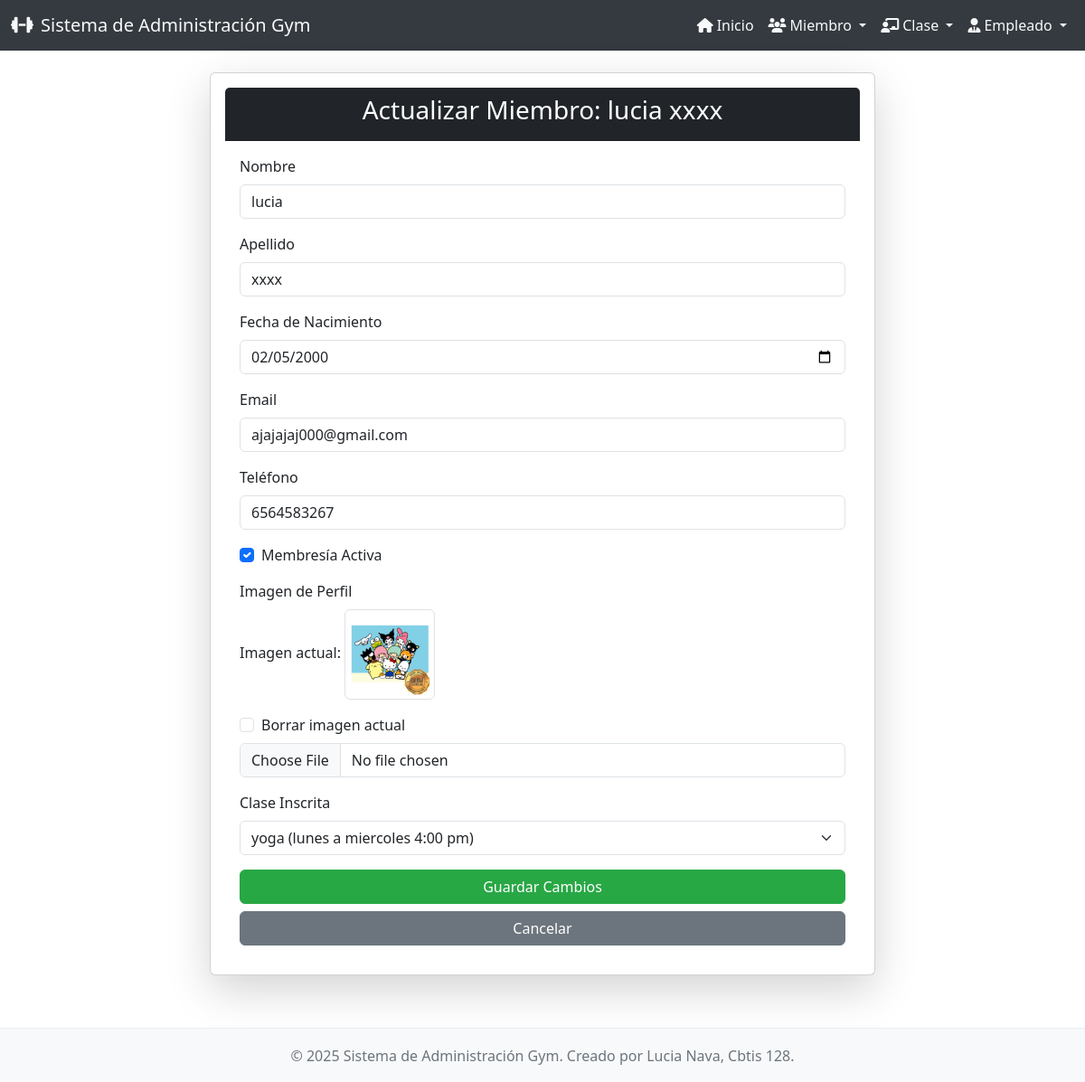
The app's page /miembros/actualizar/1/ with its own data.
### app_gym/models.py (models this page shows, shortened)
class Miembro(models.Model):
    nombre = models.CharField(max_length=100)
    apellido = models.CharField(max_length=100)
    fecha_nacimiento = models.DateField()
    email = models.EmailField(unique=True)
    telefono = models.CharField(max_length=15, blank=True, null=True)
    fecha_inscripcion = models.DateField(auto_now_add=True)
    membresia_activa = models.BooleanField(default=True)
    imagen = models.ImageField(upload_to='miembros_imagenes/', blank=True, null=True)
    clase_inscrita = models.ForeignKey(
        Clase,
        on_delete=models.SET_NULL,
        related_name='miembros', # Desde una clase, puedes obtener todos sus miembros con clase_instancia.miembros.all()
        blank=True,
        null=True
    )

class Clase(models.Model):
    nombre_clase = models.CharField(max_length=100)
    descripcion = models.TextField(blank=True, null=True)
    horario = models.CharField(max_length=50) # Ejemplo: "Lunes 10:00-11:00"
    duracion_minutos = models.IntegerField()
    cupo_maximo = models.IntegerField()
    nivel_dificultad = models.CharField(
        max_length=20,
        choices=[
            ('Principiante', 'Principiante'),
            ('Intermedio', 'Intermedio'),
            ('Avanzado', 'Avanzado'),
        ],
        default='Principiante'
    )

### app_gym/views.py (the view, shortened to what this page needs)
# urls.py: path('miembros/actualizar/<int:pk>/', views.actualizar_miembro, name='actualizar_miembro'),
def actualizar_miembro(request, pk):
    miembro = get_object_or_404(Miembro, pk=pk)
    clases_disponibles = Clase.objects.all().order_by('nombre_clase') # Para el select
    context = {
        'miembro': miembro,
        'clases_disponibles': clases_disponibles
    }
    return render(request, 'miembros/actualizar_miembros.html', context)

### app_gym/templates/miembros/actualizar_miembros.html (shortened to what this page needs)
{% extends 'app_gym/base.html' %}
{% load static %}
{% block content %}
<div class="row justify-content-center">
    <div class="col-md-8">
        <div class="card shadow-lg p-3 mb-5 bg-body rounded">
            <div class="card-header bg-dark text-white text-center">
                <h3>Actualizar Miembro: {{ miembro.nombre }} {{ miembro.apellido }}</h3>
            </div>
            <div class="card-body">
                <form method="post" enctype="multipart/form-data">
                    <div class="mb-3">
                        <label for="nombre" class="form-label">Nombre</label>
                        <input type="text" class="form-control" id="nombre" name="nombre" value="{{ miembro.nombre }}" required>
                    </div>
                    <div class="mb-3">
                        <label for="apellido" class="form-label">Apellido</label>
                        <input type="text" class="form-control" id="apellido" name="apellido" value="{{ miembro.apellido }}" required>
                    </div>
                    <div class="mb-3">
                        <label for="fecha_nacimiento" class="form-label">Fecha de Nacimiento</label>
                        <input type="date" class="form-control" id="fecha_nacimiento" name="fecha_nacimiento" value="{{ miembro.fecha_nacimiento|date:'Y-m-d' }}" required>
                    </div>
                    <div class="mb-3">
                        <label for="email" class="form-label">Email</label>
                        <input type="email" class="form-control" id="email" name="email" value="{{ miembro.email }}" required>
                    </div>
                    <div class="mb-3">
                        <label for="telefono" class="form-label">Teléfono</label>
                        <input type="tel" class="form-control" id="telefono" name="telefono" value="{{ miembro.telefono|default_if_none:'' }}">
                    </div>
                    <div class="mb-3 form-check">
                        <input type="checkbox" class="form-check-input" id="membresia_activa" name="membresia_activa" {% if miembro.membresia_activa %}checked{% endif %}>
                        <label class="form-check-label" for="membresia_activa">Membresía Activa</label>
                    </div>
                    <div class="mb-3">
                        <label for="imagen" class="form-label">Imagen de Perfil</label>
                        {% if miembro.imagen %}
                            <p>Imagen actual: <img src="{{ miembro.imagen.url }}" alt="{{ miembro.nombre }}" class="img-thumbnail"></p>
                            <div class="form-check mb-2">
                                <input type="checkbox" class="form-check-input" id="borrar_imagen" name="borrar_imagen">
                                <label class="form-check-label" for="borrar_imagen">Borrar imagen actual</label>
                            </div>
                        {% endif %}
                        <input type="file" class="form-control" id="imagen" name="imagen" accept="image/*">
                    </div>
                    <div class="mb-3">
                        <label for="clase_inscrita" class="form-label">Clase Inscrita</label>
                        <select class="form-select" id="clase_inscrita" name="clase_inscrita">
                            {% for clase in clases_disponibles %}
                                <option value="{{ clase.pk }}" {% if miembro.clase_inscrita == clase %}selected{% endif %}>
                                    {{ clase.nombre_clase }} ({{ clase.horario }})
                                </option>
                            {% endfor %}
                        </select>
                    </div>
                    <div class="d-grid gap-2">
                        <button type="submit" class="btn btn-success">Guardar Cambios</button>
                        <a href="{% url 'ver_miembros' %}" class="btn btn-secondary">Cancelar</a>
                    </div>
                </form>
            </div>
        </div>
    </div>
</div>
{% endblock %}

### app_gym/templates/app_gym/base.html (style rules this page uses)
body { display: flex; flex-direction: column; min-height: 100vh; }
.btn-success { background-color: #28a745; border-color: #28a745; }
.card { box-shadow: 0 0.5rem 1rem rgba(0,0,0,.075); }
.img-thumbnail { width: 100px; height: 100px; object-fit: cover; }

### records on screen
Miembro: nombre "lucia", apellido "xxxx", fecha_nacimiento "02/05/2000", email "ajajajaj000@gmail.com", telefono "6564583267", membresia_activa "☑", imagen (picture), clase_inscrita "yoga (lunes a miercoles 4:00 pm)"
